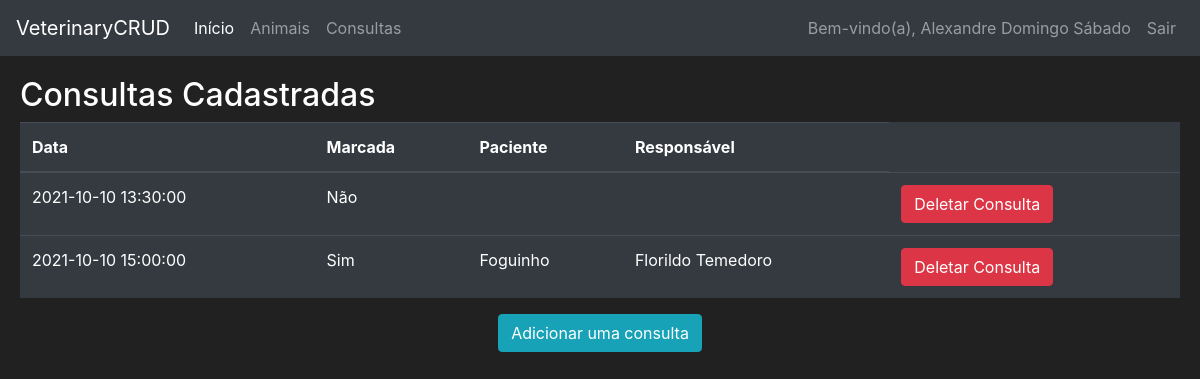
Screenshot of /consultations (signed in) with the database file from the repository.
### veterinary/models.py (models this page shows, shortened)
class User(db.Model, UserMixin):
    __tablename__ = 'user'
    login = db.Column(db.String(length=10), primary_key=True)
    name = db.Column(db.String(length=50), nullable=False, unique=True)
    cpf = db.Column(db.String(length=11), nullable=False, unique=True)
    password_hash = db.Column(db.String(length=60), nullable=False)
    user_type = db.Column(db.String(length=50), nullable=False)
    __mapper_args__ = {
        'polymorphic_identity':'user',
        'polymorphic_on':user_type
    }
    @property
    def password(self):
        return self.password
    def is_client(self):
        return self.user_type == 'client'
    def is_veterinarian(self):
        return self.user_type == 'veterinarian'

class Consultation(db.Model):
    id = db.Column(db.Integer(), primary_key=True)
    date = db.Column(db.DateTime(), nullable=False)
    veterinarian_login = db.Column(db.String(length=10), db.ForeignKey('user.login'), nullable=False)
    is_scheduled = db.Column(db.Boolean(), nullable=False)
    animal_id = db.Column(db.String(length=10), db.ForeignKey('animal.id'))
    def get_veterinarian(self):
        return Veterinarian.query.filter_by(login=self.veterinarian_login).first()
    def get_animal(self):
        return Animal.query.filter_by(id=self.animal_id).first()

class Animal(db.Model):
    id = db.Column(db.Integer(), primary_key=True)
    name = db.Column(db.String(length=20), nullable=False)
    age = db.Column(db.Integer(), nullable=False)
    type = db.Column(db.String(length=15), nullable=False)
    race = db.Column(db.String(length=20), nullable=False)
    health = db.Column(db.String(length=30), nullable=False)
    client_login = db.Column(db.String(length=10), db.ForeignKey('user.login'), nullable=False)
    consultations = db.relationship('Consultation', backref='animal', lazy=True)
    def get_owner(self):
        return Client.query.filter_by(login=self.client_login).first()

### veterinary/routes.py (the view, shortened to what this page needs)
@app.route('/consultations', methods=['GET', 'POST'])
@login_required
def consultations_page():
    register_consultation_form = RegisterConsultationForm()
    delete_consultation_form = ConfirmForm()
    schedule_consultation_form = ScheduleConsultationForm()
    unschedule_consultation_form = ConfirmForm()
    if request.method == 'GET':
        if current_user.is_client():
            consultations = Consultation.query.filter_by(is_scheduled=False)
            scheduled_consultations = current_user.get_scheduled_consultations()
        elif current_user.is_veterinarian():
            consultations = Consultation.query.filter_by(veterinarian_login=current_user.login)
            scheduled_consultations = []
        return render_template('consultations.html',
                               consultations=consultations,
                               scheduled_consultations=scheduled_consultations,
                               register_consultation_form=register_consultation_form,
                               schedule_consultation_form=schedule_consultation_form,
                               unschedule_consultation_form=unschedule_consultation_form,
                               delete_consultation_form=delete_consultation_form,
                               User=User, Animal=Animal)

### veterinary/models.py (called while the page is built)
@login_manager.user_loader
def load_user(user_login):
    return User.query.get(user_login)

    def has_animals(self):
        return False

### veterinary/templates/consultations.html (shortened to what this page needs)
{% extends 'base.html' %}
{% block content %}
<div class="row" style="margin-top:20px; margin-left:20px; margin-right:20px">
        <h2>Consultas Cadastradas</h2>
        <br>
        <table class="table table-hover table-dark">
            <thead>
                <tr>
                    <th scope="col">Data</th>
                    {% if current_user.is_client() %}
                        <th scope="col">Especialidade</th>
                        <th scope="col">Veterinário</th>
                    {% else %}
                        <th scope="col">Marcada</th>
                        <th scope="col">Paciente</th>
                        <th scope="col">Responsável</th>
                    {% endif %}
                </tr>
            </thead>
            <tbody>
            {% for consultation in consultations %}
            <tr>
                <td>{{ consultation.date }}</td>
                {% if current_user.is_client() %}
                    <td>{{ consultation.get_veterinarian().expertise  }}</td>
                    <td>{{ consultation.get_veterinarian().name  }}</td>
                {% else %}
                    {% if consultation.is_scheduled %}
                        <td>Sim</td>
                        <td> {{ consultation.get_animal().name }} </td>
                        <td> {{ consultation.get_animal().get_owner().name }} </td>
                    {% else %}
                        <td>Não</td>
                        <td></td>
                        <td></td>
                    {% endif %}
                {% endif %}
                <td>
                    {% if current_user.is_client() %}
                        <button class="btn btn-outline btn-success" data-toggle="modal"
                                data-target="#Modal-ScheduleConsultation-{{ consultation.id }}">Marcar Consulta
                        </button>
                    {% else %}
                        <button class="btn btn-outline btn-danger" data-toggle="modal"
                                data-target="#Modal-DeleteConsultation-{{ consultation.id }}">Deletar Consulta
                        </button>
                    {% endif %}
                </td>
            </tr>
            {% endfor %}
            </tbody>
        </table>
        {% if current_user.is_veterinarian() %}
            <div class="container">
                <div class="row justify-content-md-center">
                    <button class="btn btn-outline btn-info" data-toggle="modal"
                            data-target="#Modal-AddIConsultation">Adicionar uma consulta
                    </button>
                </div>
            </div>
        {% endif %}
</div>
{% endblock %}

### veterinary/templates/base.html (shortened to what this page needs)
<!doctype html>
<html lang="en">
   <head>
      <link rel="stylesheet" href="https://cdn.jsdelivr.net/npm/bootstrap@4.5.3/dist/css/bootstrap.min.css">
   </head>
   <body>
    <nav class="navbar navbar-expand-md navbar-dark bg-dark">
      <a class="navbar-brand" href="#">VeterinaryCRUD</a>
      <div class="collapse navbar-collapse" id="navbarNav">
        <ul class="navbar-nav mr-auto">
            <li class="nav-item active">
                <a class="nav-link" href="{{ url_for('home_page') }}">Início <span class="sr-only">(current)</span></a>
            </li>
            {% if current_user.is_authenticated %}
                <li class="nav-item">
                    <a class="nav-link" href="{{ url_for('animals_page') }}">Animais</a>
                </li>
                <li class="nav-item">
                    <a class="nav-link" href="{{ url_for('consultations_page') }}">Consultas</a>
                </li>
            {% endif %}
        </ul>
        <ul class="navbar-nav">
            {% if current_user.is_authenticated %}
            <li class="nav-item">
                <a class="nav-link">Bem-vindo(a), {{ current_user.name }}</a>
            </li>
            <li class="nav-item">
                <a class="nav-link" href="{{ url_for('logout_page') }}">Sair</a>
            </li>
            {% endif %}
        </ul>
      </div>
    </nav>
      {% block content %}
      {% endblock %}
   </body>
</html>

### veterinary/templates/base.html (style rules this page uses)
body { background-color: #212121; color: white }

### rows the page displays
User: name "Alexandre Domingo Sábado"
Consultation: date "2021-10-10 13:30:00", is_scheduled "Não"
Consultation: date "2021-10-10 15:00:00", get_animal "Foguinho", get_animal "Florildo Temedoro"
